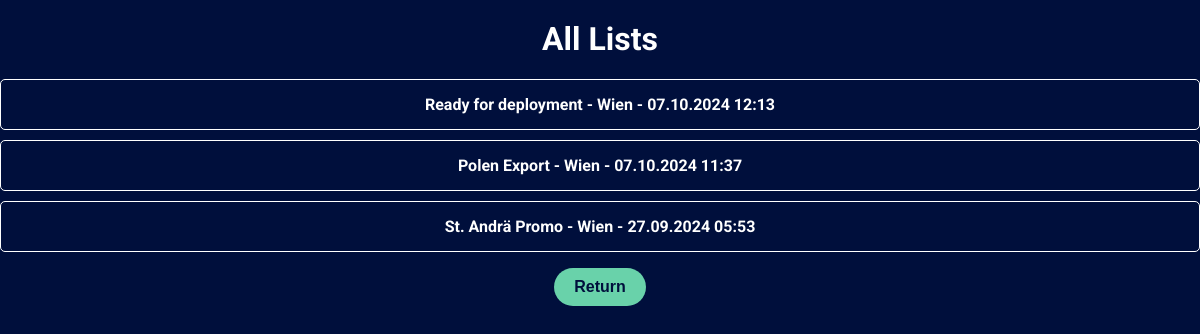
/lists, run on an earlier commit of the app's database.
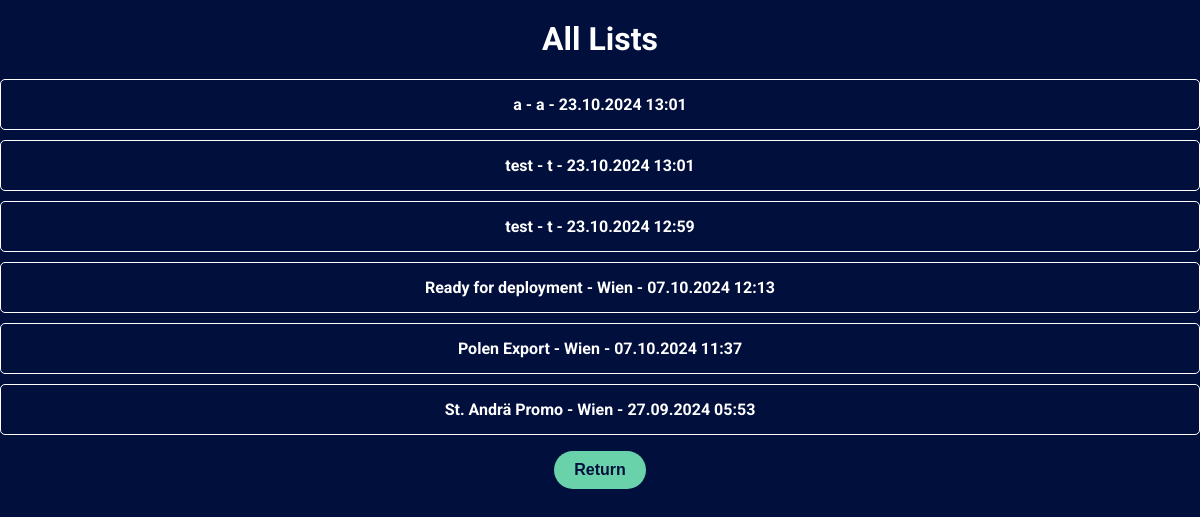
And on a later commit of the database.
### app.py (models this page shows)
class List(db.Model):
    logging.debug("Defining List model.")
    id = db.Column(db.Integer, primary_key=True)
    name = db.Column(db.String(100))
    warehouse = db.Column(db.String(100))
    timestamp = db.Column(db.DateTime, default=get_local_time)
    scans = db.relationship('Scan', backref='list', lazy=True, cascade='all, delete-orphan')
    is_validated = db.Column(db.Boolean, default=False)
    validation_timestamp = db.Column(db.DateTime)
    validations = db.relationship('Validation', backref='list', lazy=True, cascade='all, delete-orphan')

### app.py (the view)
@app.route('/lists')
def list_lists():
    logging.debug("Fetching all lists.")
    all_lists = List.query.order_by(List.timestamp.desc()).all()
    unique_scooter_ids = set()
    for lst in all_lists:
        for scan in lst.scans:
            unique_scooter_ids.add(normalize_scooter_id(scan.scooter_id))
    total_scooters = len(unique_scooter_ids)
    scooter_counts = {}
    for lst in all_lists:
        for scan in lst.scans:
            norm_id = normalize_scooter_id(scan.scooter_id)
            scooter_counts[norm_id] = scooter_counts.get(norm_id, 0) + 1
    duplicate_count = sum(1 for count in scooter_counts.values() if count > 1)
    logging.debug(f"Total lists found: {len(all_lists)}")
    logging.debug(f"Total unique scooters: {total_scooters}")
    logging.debug(f"Total duplicates: {duplicate_count}")
    return render_template('lists.html', lists=all_lists, total_scooters=total_scooters, duplicate_count=duplicate_count)

### app.py (called while the page is built)
def normalize_scooter_id(scooter_id):
    logging.debug(f"Normalizing scooter ID: {scooter_id}")
    prefixes = ['https://tier.app/', 'https://qr.tier-services.io/']
    for prefix in prefixes:
        if scooter_id.startswith(prefix):
            scooter_id = scooter_id[len(prefix):]
            break
    scooter_id = scooter_id.upper()
    logging.debug(f"Normalized scooter ID: {scooter_id}")
    return scooter_id

### templates/lists.html (shortened to what this page needs)
<!DOCTYPE html>
<html lang="en">
<head>
    <link rel="stylesheet" href="{{ url_for('static', filename='css/style.css') }}">
</head>
<body>
    <h1>All Lists</h1>
    <ul id="lists">
        {% for list in lists %}
        <li>
            <a href="/list/{{ list.id }}">{{ list.name }} - {{ list.warehouse }} - {{ list.timestamp.strftime('%d.%m.%Y %H:%M') }}</a>
        </li>
        {% else %}
        <li>No lists available.</li>
        {% endfor %}
    </ul>
    <button onclick="window.location.href='/'">Return</button>
</body>
</html>

What changed in the data, as far as the page shows it:
added List: name "a", warehouse "a", timestamp "23.10.2024 13:01"
added List: name "test", warehouse "t", timestamp "23.10.2024 13:01"
added List: name "test", warehouse "t", timestamp "23.10.2024 12:59"
